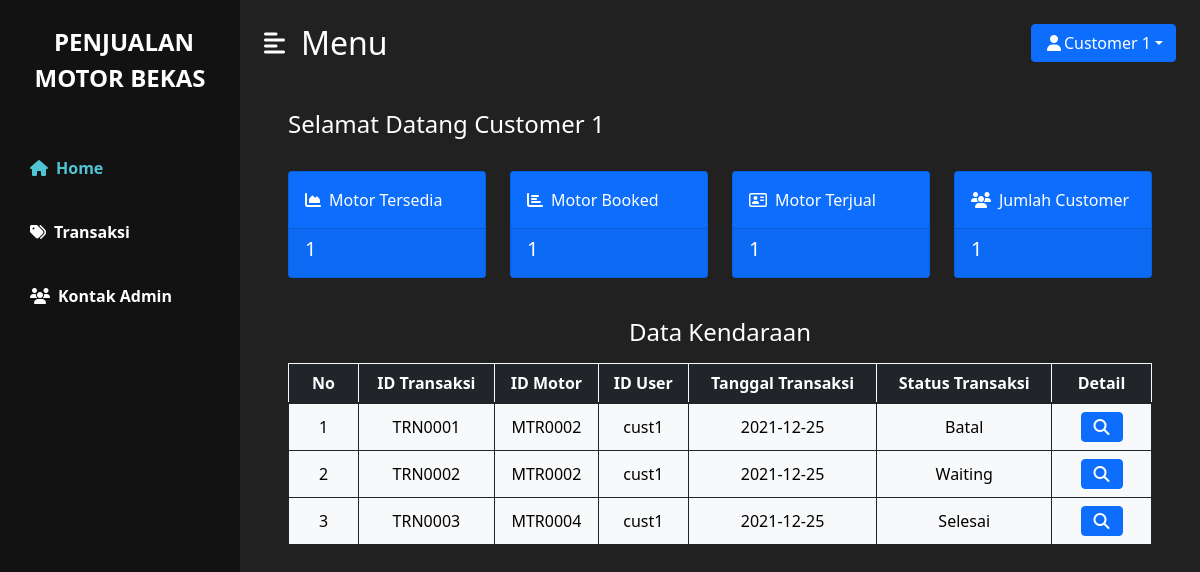
The app's page /customer/index.php (signed in) with its own data.
### tables this page shows
CREATE TABLE `transaksi` (
  `id_transaksi` varchar(7) NOT NULL,
  `id_motor` varchar(7) NOT NULL,
  `id_user` varchar(20) NOT NULL,
  `tgl_transaksi` date NOT NULL,
  `bukti_transfer` varchar(50) NOT NULL,
  `status_transaksi` enum('Waiting','Selesai','Batal') NOT NULL
);

CREATE TABLE `data_motor` (
  `id_motor` varchar(7) NOT NULL,
  `nama_pemilik` varchar(50) NOT NULL,
  `plat_no` varchar(9) NOT NULL,
  `merk` varchar(20) NOT NULL,
  `type` varchar(50) NOT NULL,
  `warna` varchar(20) NOT NULL,
  `tahun_pembuatan` year(4) NOT NULL,
  `masa_berlaku_stnk` date NOT NULL,
  `pajak` date NOT NULL,
  `harga_asli` bigint(20) NOT NULL,
  `harga_jual` bigint(20) NOT NULL,
  `odometer` int(11) NOT NULL,
  `foto` varchar(50) NOT NULL,
  `status` enum('Booked','Tersedia','Terjual') NOT NULL
);

### customer/function/kelola_index.php (called while the page is built, shortened)
<?php
    require 'session.php';
    $sqlRead = "SELECT * FROM transaksi t, data_motor dm WHERE t.id_user = '$id_user' AND t.id_motor = dm.id_motor";
    $queryRead = mysqli_query($koneksi, $sqlRead);
    $sqlTersedia = "SELECT * FROM data_motor WHERE status='Tersedia'";
    $queryTersedia = mysqli_query($koneksi, $sqlTersedia);
    $jmlTersedia = mysqli_num_rows($queryTersedia);
    $sqlBooked = "SELECT * FROM data_motor WHERE status='Booked'";
    $queryBooked = mysqli_query($koneksi, $sqlBooked);
    $jmlBooked = mysqli_num_rows($queryBooked);
    $sqlTerjual = "SELECT * FROM data_motor WHERE status='Terjual'";
    $queryTerjual = mysqli_query($koneksi, $sqlTerjual);
    $jmlTerjual = mysqli_num_rows($queryTerjual);
    $sqlCustomer = "SELECT * FROM user WHERE hak_akses='Customer'";
    $queryCust = mysqli_query($koneksi, $sqlCustomer);
    $jmlCustomer = mysqli_num_rows($queryCust);
?>

### customer/function/session.php (called while the page is built, shortened)
<?php
    $id_user = $_SESSION['id_user'];
?>

### customer/index.php (the view, shortened to what this page needs)
<?php
    require 'function/kelola_index.php';
?>
<html>
<head>
    <link href="https://cdn.jsdelivr.net/npm/bootstrap@5.1.3/dist/css/bootstrap.min.css" rel="stylesheet">
    <link rel="stylesheet" href="../css/styles_index.css">
</head>
<body>
    <div class="d-flex" id="wrapper">
        <div class="bg-3" id="sidebar-wrapper">
            <div class="sidebar-heading text-center py-4 warna-1 fs-4 fw-bold text-uppercase">
                <i class="me-2"></i>Penjualan<br>Motor Bekas
            </div>
            <div class="list-group list-group-flush my-3">
                <a href="index.php" class="list-group-item list-group-item-action bg-transparent fw-bold active-bar"><i class="fas fa-home me-2"></i>Home</a>
                <a href="M_transaksi.php" class="list-group-item list-group-item-action bg-transparent warna-1 fw-bold"><i class="fas fa-tags me-2"></i>Transaksi</a>
                <a href="M_Admin.php" class="list-group-item list-group-item-action bg-transparent warna-1 fw-bold"><i class="fas fa-users me-2"></i>Kontak Admin</a>
            </div>
        </div>
        <div id="page-content-wrapper">
            <nav class="navbar navbar-expand-lg navbar-light bg-2 py-4 px-4">
                <div class="d-flex align-items-center me-auto">
                    <i class="fas fa-align-left warna-1 fs-4 me-3" id="menu-toggle"></i>
                    <h2 class="fs-2 m-0 warna-1">Menu</h2>
                </div>
                <div class="dropdown ms-3">
                    <a class="btn btn-primary dropdown-toggle" href="#" role="button" id="dropdownMenuLink" data-bs-toggle="dropdown" aria-expanded="false"><i class="fas fa-user fa-fw"></i><?= ucfirst($_SESSION['nama']);?></a>
                </div>
            </nav>
            <div class="container-fluid px-5">
                <div class="row my-4">
                    <h3 class="fs-4 warna-1">Selamat Datang <?php echo $_SESSION['nama'] ?></h3>
                </div>
                <div class="row">
                    <div class="col-xl-3 col-md-6">
                        <div class="card bg-primary text-white mb-4">
                            <div class="card-body"><i class="fas fa-chart-area me-2"></i>Motor Tersedia</div>
                                <div class="card-footer d-flex align-items-center justify-content-between">
                                    <h5><?php echo $jmlTersedia ?></h5>
                                </div>
                            </div>
                        </div>
                    <div class="col-xl-3 col-md-6">
                        <div class="card bg-primary text-white mb-4">
                            <div class="card-body"><i class="fas fa-chart-bar me-2"></i>Motor Booked</div>
                                <div class="card-footer d-flex align-items-center justify-content-between">
                                    <h5><?php echo $jmlBooked ?></h5>
                                </div>
                            </div>
                        </div>
                    <div class="col-xl-3 col-md-6">
                        <div class="card bg-primary text-white mb-4">
                            <div class="card-body"><i class="far fa-address-card me-2"></i></i>Motor Terjual</div>
                            <div class="card-footer d-flex align-items-center justify-content-between">
                                <h5><?php echo $jmlTerjual ?></h5>
                            </div>
                        </div>
                    </div>
                    <div class="col-xl-3 col-md-6">
                        <div class="card bg-primary text-white mb-4">
                            <div class="card-body"><i class="fas fa-users me-2"></i></i>Jumlah Customer</div>
                            <div class="card-footer d-flex align-items-center justify-content-between">
                                <h5><?php echo $jmlCustomer ?></h5>
                            </div>
                        </div>
                    </div>
                </div>
                <div class="row">
                    <h4 class="h4 warna-1 text-center my-3">Data Kendaraan</h4>
                    <div class="table-responsive">
                        <table class="table table-bordered border-primary align-middle text-center mx-auto" style="min-width: 800px;">
                            <thead class="table-dark border-light">
                                <tr>
                                    <th style="width: 70px;">No</th>
                                    <th>ID Transaksi</th>
                                    <th>ID Motor</th>
                                    <th>ID User</th>
                                    <th>Tanggal Transaksi</th>
                                    <th>Status Transaksi</th>
                                    <th style="width: 100px;">Detail</th>
                                </tr>
                            </thead>
                            <tbody class="table-light border-dark">
                                <?php
                                    $no = 1;
                                    while ($row = mysqli_fetch_array($queryRead)){?>
                                        <tr>
                                            <td><?php echo $no++ ?></td>
                                            <td><?php echo $row['id_transaksi'] ?></td>
                                            <td><?php echo $row['id_motor'] ?></td>
                                            <td><?php echo $row['id_user'] ?></td>
                                            <td><?php echo $row['tgl_transaksi'] ?></td>
                                            <td><?php echo $row['status_transaksi'] ?></td>
                                            <td>
                                                <button type="button" class="btn btn-primary" data-bs-toggle="modal" data-bs-target="#detail<?php echo $row['id_transaksi'] ?>"><i class="fas fa-search"></i></button>
                                            </td>
                                        </tr><?php
                                    }
                                ?>
                            </tbody>
                        </table>
                    </div>
                </div>
            </div>
        </div>
    </div>
</body>
</html>

### css/styles_index.css (style rules this page uses)
.warna-1 { color: #fff; }
.bg-2 { background-color: #212121; }
.bg-3 { background-color: #121212; }
.active-bar { color: #51C4D3; }
#wrapper { overflow-x: hidden; background-color: #212121; }
#sidebar-wrapper { min-height: 100vh; margin-left: -15rem; -webkit-transition: margin 0.25s ease-out; -moz-transition: margin 0.25s ease-out; -o-transition: margin 0.25s ease-out; transition: margin 0.25s ease-out; }
#sidebar-wrapper .sidebar-heading { padding: 0.875rem 1.25rem; font-size: 1.2rem; }
#sidebar-wrapper .list-group { width: 15rem; }
#page-content-wrapper { min-width: 100vw; }
#menu-toggle { cursor: pointer; }
.list-group-item { border: none; padding: 20px 30px; }
@media (min-width: 768px) { #sidebar-wrapper { margin-left: 0; } }
@media (min-width: 768px) { #page-content-wrapper { min-width: 0; width: 100%; } }

### records on screen
transaksi: id_transaksi "TRN0001", id_motor.id_motor "MTR0002", id_user "cust1", tgl_transaksi "2021-12-25", status_transaksi "Batal"
transaksi: id_transaksi "TRN0002", id_motor.id_motor "MTR0002", id_user "cust1", tgl_transaksi "2021-12-25", status_transaksi "Waiting"
transaksi: id_transaksi "TRN0003", id_motor.id_motor "MTR0004", id_user "cust1", tgl_transaksi "2021-12-25", status_transaksi "Selesai"

### other values on screen
$_SESSION['nama'] "Customer 1"
$jmlTersedia "1"
$jmlBooked "1"
$jmlTerjual "1"
$jmlCustomer "1"
